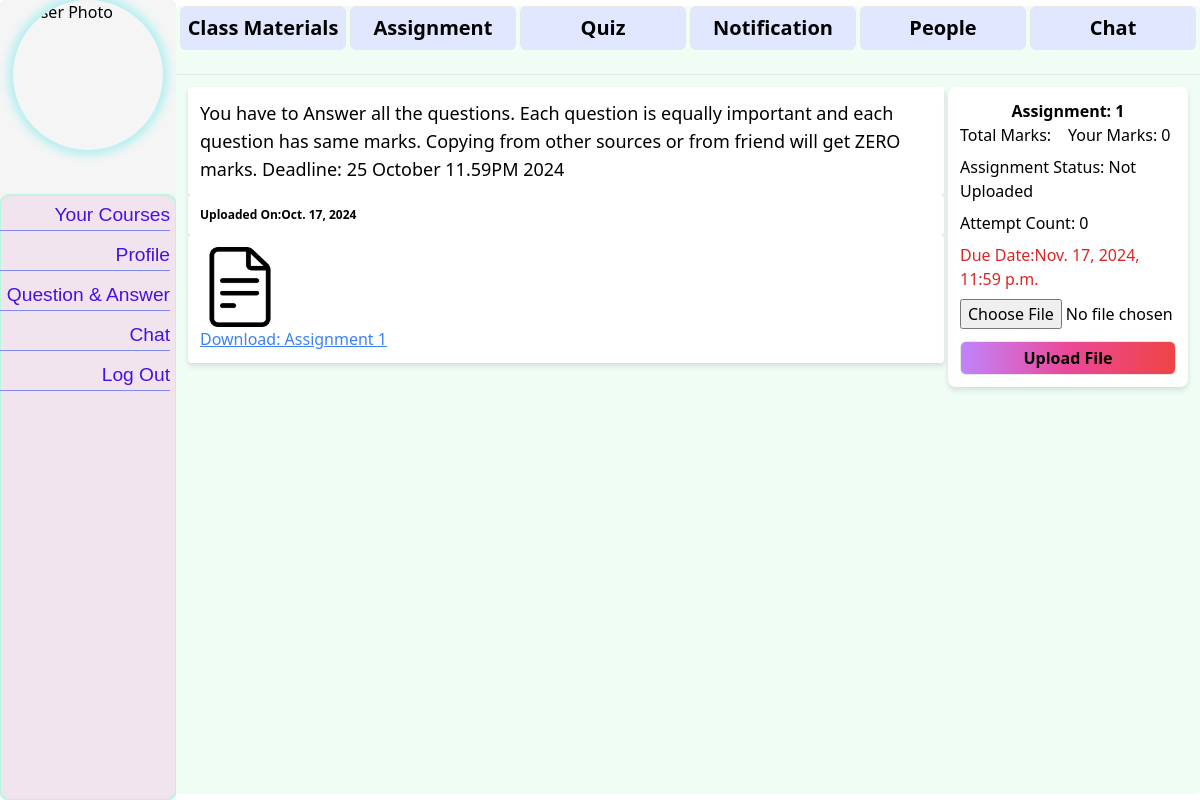
/course/1/assignments/, run on the app's committed database.
### courses/models.py (models this page shows)
class CourseAssignment(models.Model):
    course = models.ForeignKey(Course, on_delete=models.CASCADE, related_name='assignment')
    file = models.FileField(upload_to='course_files/assignments/', blank=True)
    assignment_text = models.TextField(default="No assignment Related text provided")
    assignment_number = models.IntegerField(default=1)
    date = models.DateField(auto_now_add=True)
    due_date = models.DateTimeField()  # Add due date field
    total_marks = models.PositiveIntegerField(default=0)  # Total marks for the assignment
    def __str__(self):
        return f"Assignment for {self.course.code}.{self.course.section}"

### courses/views.py (the view)
# urls.py: path('assignments/',views.assignment,name="assignment"),
def assignment(request, pk):
    print(f"PK:{pk}")
    course = get_object_or_404(Course, pk=pk)
    assignments = CourseAssignment.objects.filter(course=course)
    print(assignments)
    form=AssignmentUploadForm()
    if request.method=="POST":
      form=AssignmentUploadForm(data=request.POST,files=request.FILES)  # Include files for image upload)
      if form.is_valid():
        assignment=get_object_or_404(CourseAssignment, )
        upload=form.save(commit=False)
    return render(request, 'course/assignment.html', {
        'course': course,
        'assignments': assignments,
        'form':form,
    })

### courses/forms.py
class AssignmentUploadForm(forms.ModelForm):
    class Meta:
        model = AssignmentUploadFile
        fields = ['file']
        widgets = {
            'file': forms.ClearableFileInput(attrs={
                'class': ' w-full ml-10 text-sm cursor-pointer  focus:outline-none focus:ring-2 focus:ring-indigo-500 focus:border-indigo-500 my-1 '
            }),
        }

### student/context_processors.py (called while the page is built)
def profile_context(request):
    if request.user.is_authenticated:
        try:
            student_profile = Student.objects.get(user=request.user)
            return {'profile': student_profile}
        except Student.DoesNotExist:
            return {}
    return {}

### templates/course/assignment.html (shortened to what this page needs)
{%extends 'course/courseDetails.html'%}
{%load static%}
{%block course_content%}
{%if assignments%}
{%for file in assignments%}
<div class="grid grid-cols-4 gap-0">
<div class="col-span-3">
<div class="flex filter drop-shadow-md flex-col m-3 mr-0  rounded">
  <div class="bg-white text-lg rounded font-normal p-3">{{file.assignment_text}}</div>
  <div class="bg-white text-xs rounded font-bold p-3">
    Uploaded On:{{file.date}}
  </div>
  <div class="bg-white rounded p-3">
    <a href="{{ file.file.url }}" download>
      {% if file.is_pdf %}
        <img src="{%static 'pdf.png'%}" alt="PDF Thumbnail" class="w-20 h-20 object-cover">
        {% elif file.is_pptx %}
        <img src="{%static 'pptx.png'%}" alt="PPTX Thumbnail" class="w-20 h-20 object-cover">
      {% else %}
        <img src="{%static 'document.png'%}" alt="File Thumbnail" class="w-20 h-20 object-cover">
      {% endif %}
    </a>
    <div>
      <a href="{{ file.file.url }}" download class="text-blue-500 underline">
        Download: Assignment {{ file.assignment_number }}
      </a>
    </div>
  </div>
</div>
</div>
<div class="col-span-1 bg-white m-3 ml-1 filter drop-shadow-md rounded-lg p-3 ">
  <div class="text-center font-semibold ">Assignment: {{file.assignment_number}}
  </div>
  <div class="grid grid-cols-2"><div>
    Total Marks: {{file.totat_marks}}
  </div>
  <div >Your Marks: 0</div>
</div>
  <div class="my-2">Assignment Status: Not Uploaded</div>
  <div class="my-2">Attempt Count: 0</div>
  <div class="text-red-600 text-left my-2">Due Date:{{file.due_date}}</div>
  <div><form method="POST" enctype="multipart/form-data">
    <div class="">
      {{ form.file }}
    </div>
    <button type="submit" class="w-full my-3 mb-0 text-center border rounded-md bg-gradient-to-r from-purple-400 via-pink-500 to-red-500 h-auto font-semibold p-1">
      Upload File
    </button>
  </div>
</div>
{%endfor%}
{%else%}
<div class="bg-red-500 w-3/4 mx-auto rounded-md">
  <h1 class="text-center p-3 text-white text-lg font-semibold">No Assignment Found!!!</h1>
</div>
{%endif%}
{%endblock%}

### static/css/stdbase.css (style rules this page uses)
body { display: flex; flex-direction: row; justify-content: flex-start; margin: 0; border-radius: 5px; }

### data on the page
CourseAssignment: assignment_text "You have to Answer all the questions. Each question is equally important and each question has same marks. Copying from other sources or from friend will get ZERO marks. Deadline: 25 October 11.59PM 2024", date "Oct. 17, 2024", assignment_number "1", due_date "Nov. 17, 2024, 11:59 p.m."
